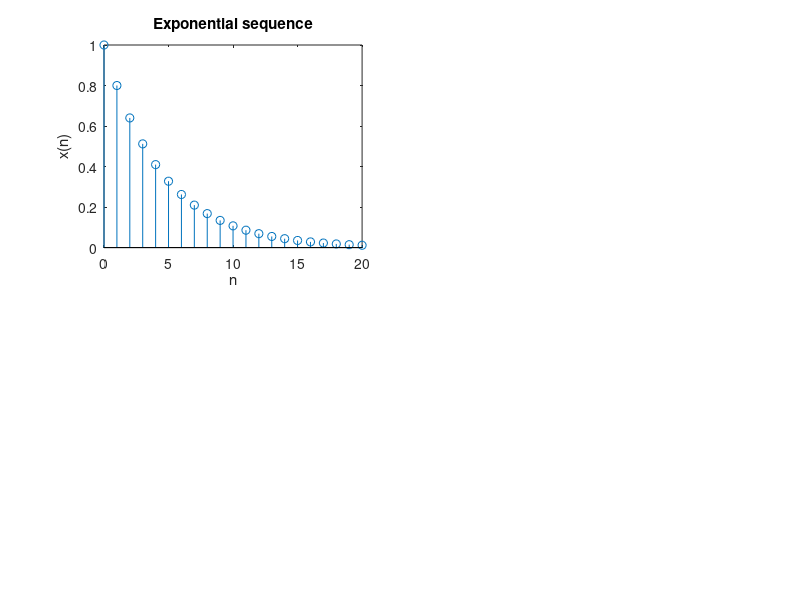

Here is the MATLAB script that generated this plot:
clc;
clear all;
n=0:1:20;
x=0.8.^n;
subplot(2,2,1);
stem(n,x);
xlabel('n');
ylabel('x(n)');
title('Exponential sequence');